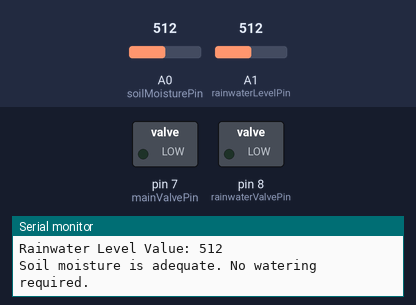
A sketch run on a simulated Arduino Uno, built with avr-gcc and run on an emulated ATmega328P. On the bench: switched loads named in the sketch (green lamp = pin HIGH), the last lines printed to the serial monitor. The inputs (shaded band) are chosen by the test bench; at power-on: A0 (soilMoisturePin) = 512, A1 (rainwaterLevelPin) = 512.

Above: at 10.8 s.
10.9 s: A0 (soilMoisturePin) set to 482
At 20.6 s:
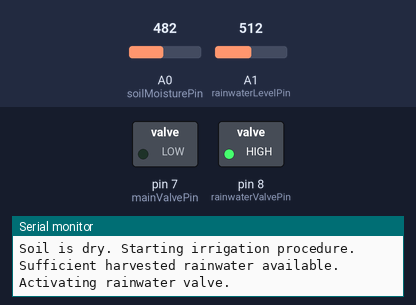
21.7 s: A1 (rainwaterLevelPin) set to 313
35.7 s: A1 (rainwaterLevelPin) set to 286
45.7 s: A1 (rainwaterLevelPin) set to 306
At 56.5 s:
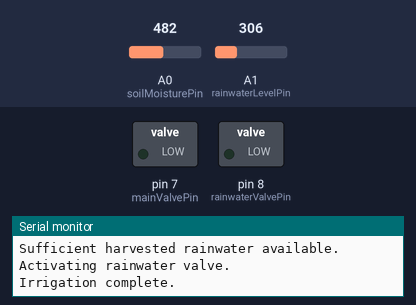
56.9 s: A1 (rainwaterLevelPin) set to 290
At 66.6 s:
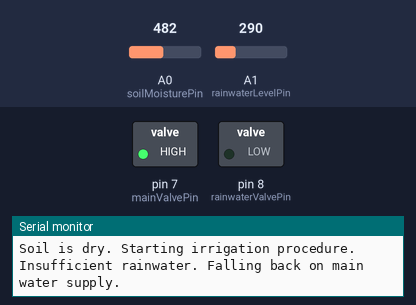
70.9 s: A1 (rainwaterLevelPin) set to 310
At 82.0 s:
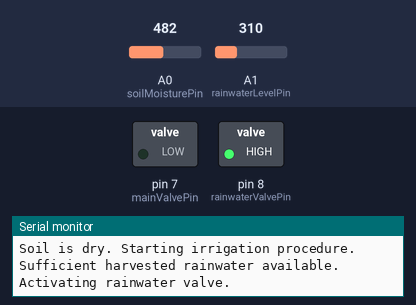
Timing chart, 0 to 83.1 s (numbered marks = the images above; inputs shaded):
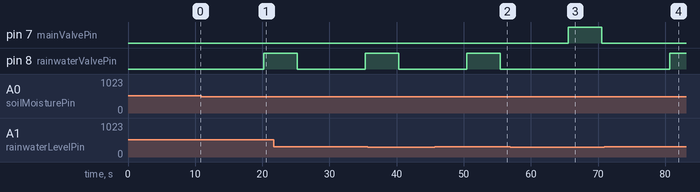

Measured:
- the behaviour switches between 500 and 499 on A0 (soilMoisturePin) (found by bisection; images 0 and 1)
- after the input at 10.9 s, pin 8 (rainwaterValvePin): LOW → HIGH after 9.3 s
- after the input at 45.7 s, pin 7 (mainValvePin): stays LOW (without the input it goes to HIGH after 4.7 s); pin 8 (rainwaterValvePin): LOW → HIGH after 4.8 s, → LOW 5.0 s later
- after the input at 56.9 s, pin 7 (mainValvePin): LOW → HIGH after 8.7 s, → LOW 5.0 s later; pin 8 (rainwaterValvePin): stays LOW (without the input it goes to HIGH after 8.7 s)
- after the input at 70.9 s, pin 7 (mainValvePin): stays LOW (without the input it goes to HIGH after 9.8 s); pin 8 (rainwaterValvePin): LOW → HIGH after 9.8 s

The sketch:

AutomaticPlantWatering.ino
```cpp
/*
  Automatic Plant Watering System with Rainwater Harvesting
  ----------------------------------------------------------
  Description:
  This sketch reads a soil moisture sensor (connected to A0) and a rainwater level sensor
  (connected to A1). When the soil moisture falls below a set threshold, the system checks for
  sufficient harvested rainwater. If rainwater is available (sensor reading above the designated
  threshold), it activates a solenoid valve to water the plants using the rainwater. If not, it
  defaults to the main water supply via a separate solenoid valve.

  Hardware Requirements:
    - Arduino Board (e.g., Uno)
    - Soil Moisture Sensor  (Analog pin A0)
    - Rainwater Level Sensor (Analog pin A1)
    - Solenoid Valve for Main Water Supply (Digital pin 7)
    - Solenoid Valve for Rainwater Supply  (Digital pin 8)

  Note:
    - Adjust the threshold values based on your sensor calibrations.
    - Ensure that your valve circuits and sensors are correctly interfaced with the Arduino.
*/

const int soilMoisturePin = A0;      // Soil moisture sensor pin
const int rainwaterLevelPin = A1;    // Rainwater level sensor pin

const int mainValvePin = 7;          // Control pin for the main water supply solenoid valve
const int rainwaterValvePin = 8;     // Control pin for the rainwater solenoid valve

// Threshold values:
// soilMoistureThreshold: Below this value, the soil is considered too dry.
const int soilMoistureThreshold = 500;

// rainwaterLevelThreshold: Above this value, there is sufficient rainwater stored.
const int rainwaterLevelThreshold = 300;

// Duration for which the system irrigates (in milliseconds)
const unsigned long irrigationDuration = 5000;  // 5 seconds

void setup() {
  // Start serial communication for debugging
  Serial.begin(9600);

  // Initialize sensor pins as inputs
  pinMode(soilMoisturePin, INPUT);
  pinMode(rainwaterLevelPin, INPUT);

  // Initialize valve control pins as outputs
  pinMode(mainValvePin, OUTPUT);
  pinMode(rainwaterValvePin, OUTPUT);

  // Ensure both valves are off at startup
  digitalWrite(mainValvePin, LOW);
  digitalWrite(rainwaterValvePin, LOW);

  Serial.println("Automatic Plant Watering System Initialized");
}

void loop() {
  // Read sensor values
  int soilMoistureValue = analogRead(soilMoisturePin);
  int rainwaterLevelValue = analogRead(rainwaterLevelPin);

  // Log the readings for monitoring
  Serial.print("Soil Moisture Value: ");
  Serial.println(soilMoistureValue);
  Serial.print("Rainwater Level Value: ");
  Serial.println(rainwaterLevelValue);

  // Check if the soil is too dry
  if (soilMoistureValue < soilMoistureThreshold) {
    Serial.println("Soil is dry. Starting irrigation procedure.");

    // Determine water source based on stored rainwater availability:
    if (rainwaterLevelValue > rainwaterLevelThreshold) {
      Serial.println("Sufficient harvested rainwater available. Activating rainwater valve.");
      // Activate the rainwater solenoid valve and ensure the main valve is off
      digitalWrite(rainwaterValvePin, HIGH);
      digitalWrite(mainValvePin, LOW);
    } else {
      Serial.println("Insufficient rainwater. Falling back on main water supply.");
      // Activate the main water supply solenoid valve and ensure the rainwater valve is off
      digitalWrite(mainValvePin, HIGH);
      digitalWrite(rainwaterValvePin, LOW);
    }

    // Allow irrigation to run for the specified duration
    delay(irrigationDuration);

    // Turn both valves off after irrigation
    digitalWrite(mainValvePin, LOW);
    digitalWrite(rainwaterValvePin, LOW);
    Serial.println("Irrigation complete.");
  }
  else {
    // No irrigation needed because the soil moisture level is sufficient
    Serial.println("Soil moisture is adequate. No watering required.");
    digitalWrite(mainValvePin, LOW);
    digitalWrite(rainwaterValvePin, LOW);
  }

  // Delay before the next reading cycle (adjust this interval as needed)
  delay(10000);  // 10 seconds delay
}
```
